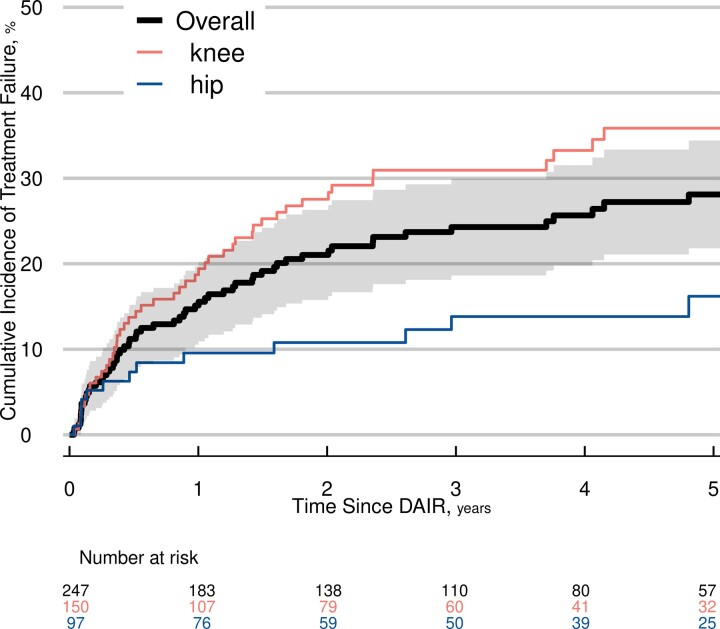
#> input picture ofac363f1.jpg, 720 x 629 px
$ jupyter execute sample_size_calc.ipynb   (shell and % lines are left out)
#> lines starting #> are read from the running program, lines starting #| are printed output that depends on the picture
[cell 1]
import numpy as np
import cv2
import matplotlib.pyplot as plt
from PIL import Image

[cell 2]
img = Image.open('ofac363f1.jpg')
#> img is the input picture: PIL image 720x629 RGB; mean R, G, B 241, 240.7, 241
img = np.array(img)

[cell 3]
#load image
plt.figure()
# img = cv2.imread('ofac363f1.jpg')
# img = cv2.cvtColor(img, cv2.COLOR_BGR2RGB)
plt.imshow(img)
plt.show()

[cell 4]
black_pixels = np.where(img[450, :, 0] <= 30)[0]
#> black_pixels = [69, 198, 327, 455, 584, 713]
black_pixels
#> Out = [69, 198, 327, 455, 584, 713]

[cell 5]
plt.figure()
plt.imshow(img)
plt.vlines(black_pixels, 0, img.shape[0])
plt.show()
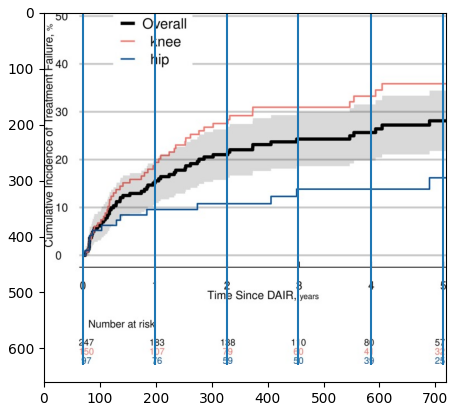
#> figure drawn by matplotlib, 1 panel

[cell 6]
def pixel_from_year(year:float) -> int:
    # get location of black pixels along a width of an image
#> called with year = 5
    black_pixels = np.where(img[450, :, 0] <= 30)[0]
#> black_pixels = [69, 198, 327, 455, 584, 713]
    year_pixels = round(np.mean(black_pixels[1:] - black_pixels[:-1]))
#> year_pixels = 129
    # print(f'year_pixel_distance: {year_pixels}')

    return int(year_pixels * year + black_pixels[0])

[cell 7]
# get the pixels close to a certain color from the image along a height
pixel_val = pixel_from_year(5)
#> pixel_val = 714
# color_pixels = np.where((img[450, :, 0] >= color[0] - tolerance) & (img[450, :, 0] <= color[0] + tolerance) &
#                         (img[450, :, 1] >= color[1] - tolerance) & (img[450, :, 1] <= color[1] + tolerance) &
#                         (img[450, :, 2] >= color[2] - tolerance) & (img[450, :, 2] <= color[2] + tolerance))[0]
color_pixels = np.where((img[:453, pixel_val, 0] >= 130) & (img[:453, pixel_val, 0] < 250) &
                        (img[:453, pixel_val, 1] < 180) & (img[:453, pixel_val, 2] < 180) &
                        (img[:453, pixel_val, 0] != img[:453, pixel_val, 1]))[0]
#> color_pixels = [127, 128]
color_pixels
#> Out = [127, 128]

[cell 8]
def get_height_location(horz_pixel_location: int) -> int:
    color_pixels = np.where((img[:453, pixel_val, 0] >= 130) & (img[:453, pixel_val, 0] < 250) &
                            (img[:453, pixel_val, 1] < 180) & (img[:453, pixel_val, 2] < 180) &
                            (img[:453, pixel_val, 0] != img[:453, pixel_val, 1]))[0]

    return round(np.mean(color_pixels))

[cell 9]
plt.figure()
plt.imshow(img)
plt.plot(np.ones_like(color_pixels) * pixel_val, color_pixels, 'x', color='red')
plt.show()
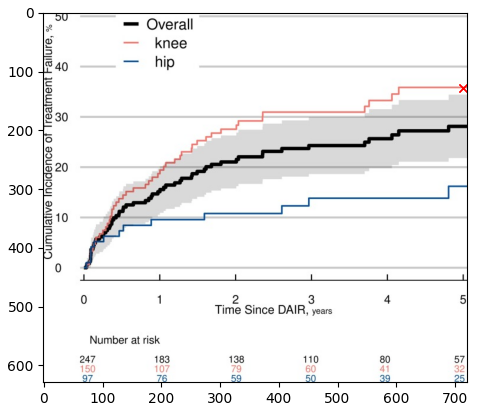
#> figure drawn by matplotlib, 1 panel

[cell 10]
def get_incidence(width_pixels:int) -> float:
    inc_values = {0:434, 10:349, 20:263, 30:178, 40:92}
    cal_pixels = [*inc_values.values()][::-1]
    cal_values = [*inc_values.keys()][::-1]
    print(width_pixels)

    # get the incidence value from the image

    return np.interp(width_pixels, cal_pixels, cal_values)

get_incidence(round(np.mean(color_pixels)))
#> Out = 35.81
